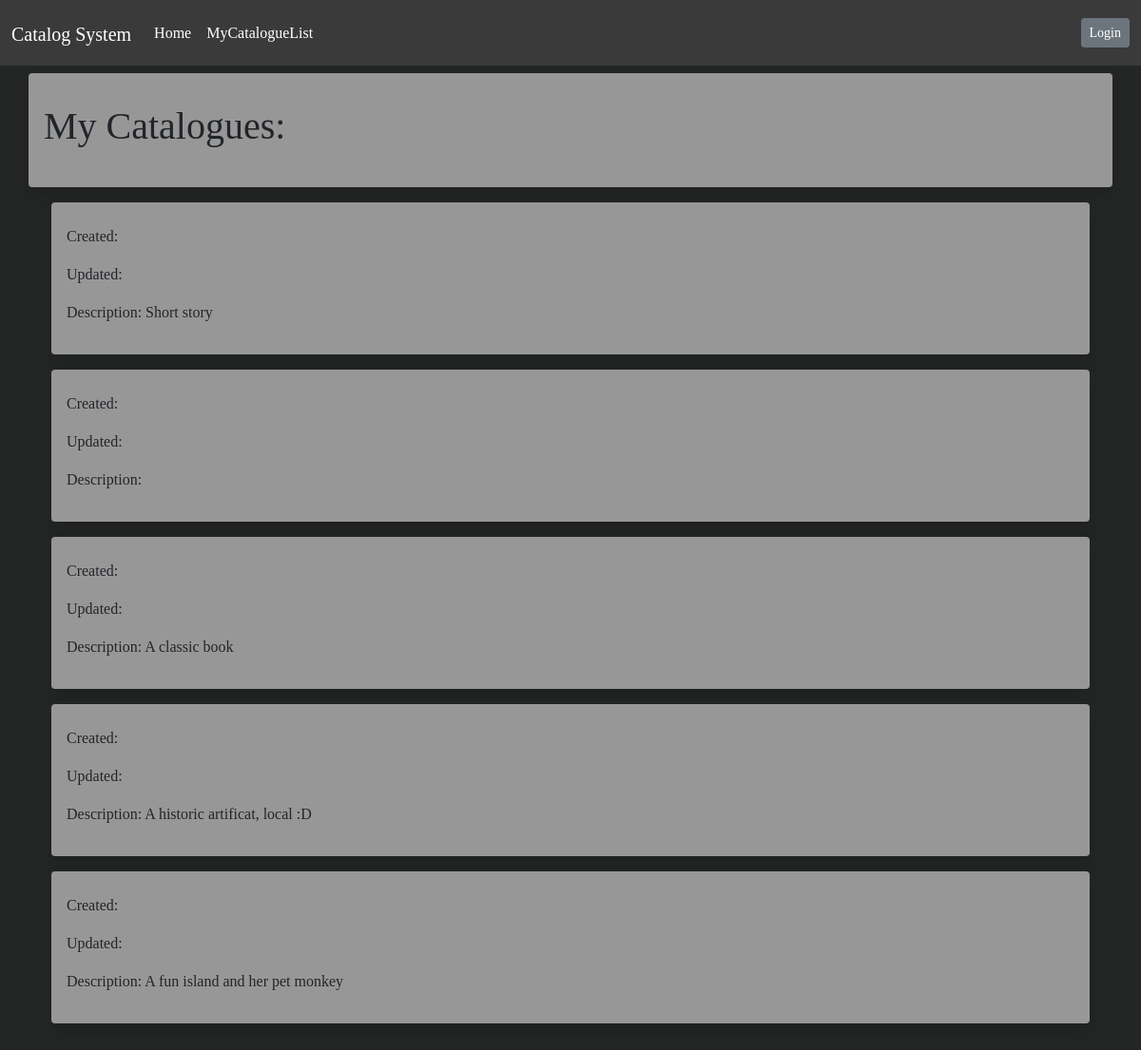
The app's page /catalog/, older data.
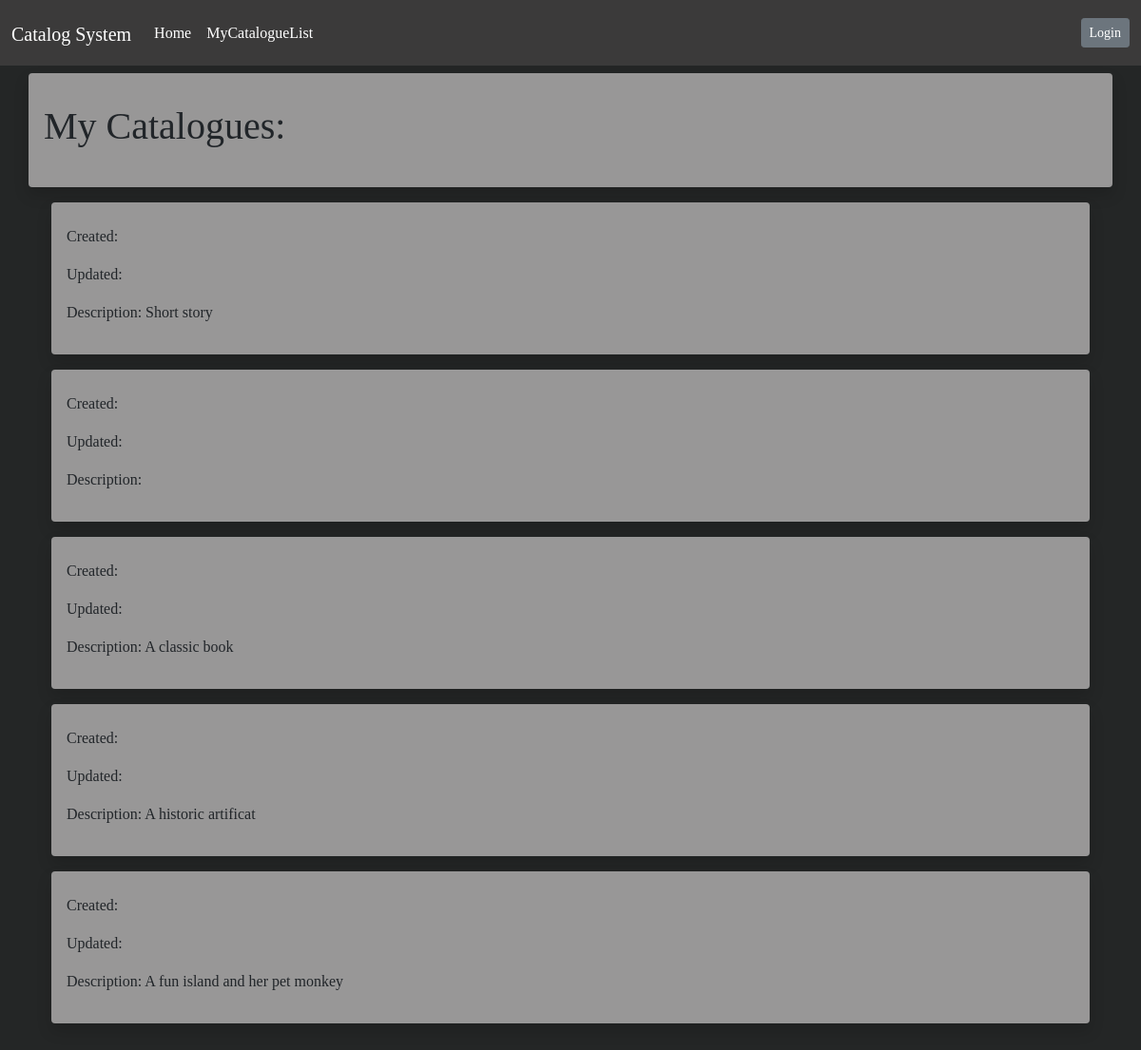
The same page, newer data.
### catalog/models.py (models this page shows, shortened)
class CommonInfo(models.Model):
    id = models.AutoField(primary_key=True) # not necessary as django adds this to every model, but declared so that it is clear
    creation_date = models.DateField(auto_now_add=True)
    last_modified = models.DateField(auto_now=True)
    name = models.CharField(max_length=100, help_text='Enter name')
    description = models.TextField(blank=True, help_text='Enter description')
    class Meta:
        abstract = True
        ordering = ['name','-last_modified'] # '-' reverses order, e.i. newest first

class Record(CommonInfo):
    my_catalog = models.ForeignKey(Catalog, on_delete=models.CASCADE) # Many records to one Catalog. Deletes all records associated with deleted catalog.
    date_start = models.DateField() # TODO - is date range for when aquired or creation?
    date_end   = models.DateField()
    manufacturer = models.ForeignKey('Manufacturer', null=True, blank=True, on_delete=SET_NULL)
    condition_rating =  DecimalField(
        help_text='Enter condition rating from 0 to 5',
        default=0,
        decimal_places=2,
        max_digits=3,
        validators=[MinValueValidator(Decimal('0')), MaxValueValidator(Decimal('5'))]
        )
    condition_description = models.TextField(blank=True, help_text='Enter condition description')

### catalog/views.py (the view)
# urls.py: path('catalog/', views.catalogList, name='catalog-list'),
def catalogList(request):
    posts = models.Record.objects.all()
    context = {
        'posts': posts,
    }
    return render(request, 'catalog/cataloglist.html', context)

### catalog/templates/catalog/cataloglist.html (shortened to what this page needs)
{% extends "catalog/base.html" %}
{% block content %}
    <div class="row pt-2">
        <div class="shadow p-3 mb-3 bg-light rounded">
            <h1 class="page-header pt-3 pb-3">My Catalogues:</h1>
        </div>
    </div>
    <div class="container px-4 pb-5">
        {% for post in posts %}
            <div class="row">
                <div class="shadow p-3 mb-3 bg-dark rounded">
                    <p class="text-body"> Created: {{ post.created }} </p>
                    <p class="text-body"> Updated: {{ post.updated }} </p>
                    <p class="text-body"> Description: {{ post.description }}</p>
                </div>
            </div>
        {% endfor %}
    </div>
    </div>
{% endblock content %}

Row changes from the older to the newer data that the page shows:
changed Record: description "A historic artificat, local :D" → "A historic artificat"
